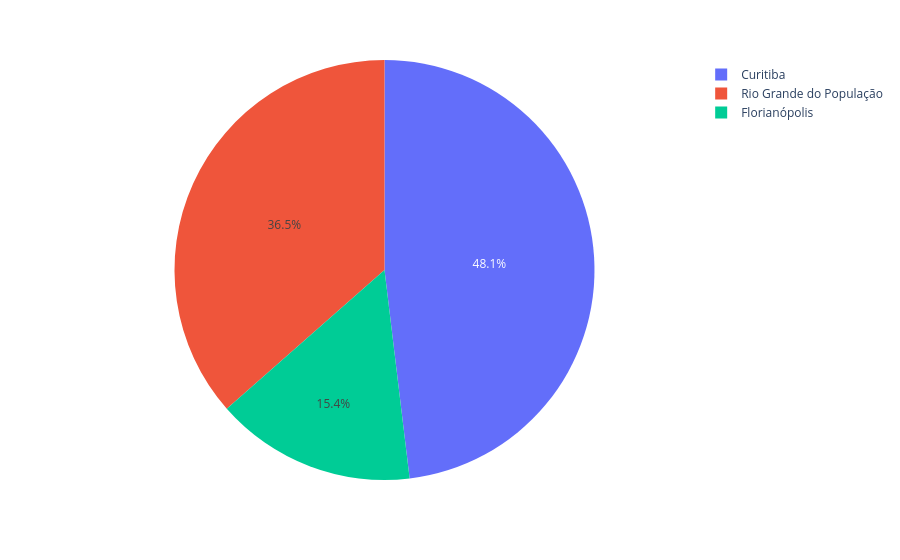
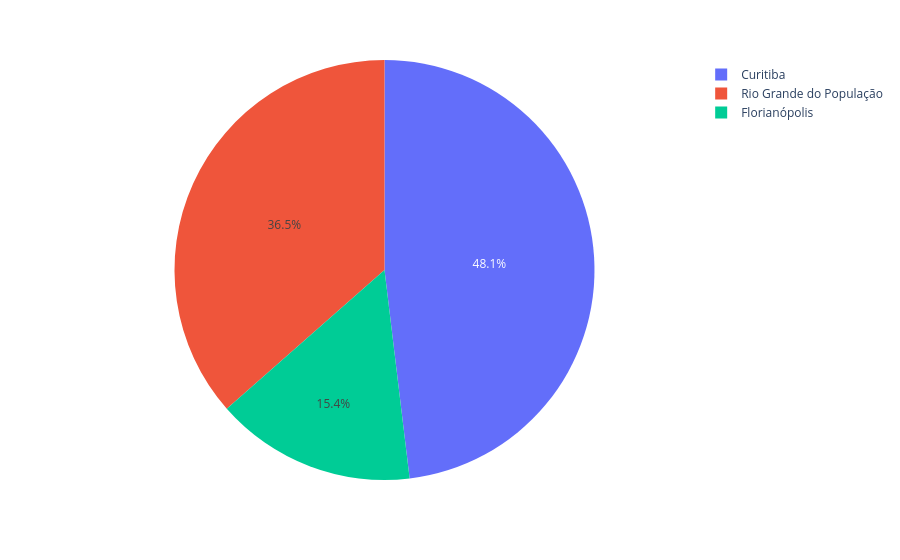

Notebook cell for these charts, in order:
### Markdown cell above
<h2>Plotly - Exercício 007 - Gráfico de Pizza.</h2>

### Code cell
import pandas as pd
import plotly.express as px

Capitais = ['Rio Grande do População','Florianópolis','Curitiba']
Populacao = [1388794,587486,1830795]
populacao_total = sum(Populacao)
populacao_percent = [(Populacao[0]/populacao_total),(Populacao[1]/populacao_total),(Populacao[2]/populacao_total)]
#print(populacao_percent)
tabela = {
    'Capitais':Capitais,
    'Percentual_Populacional':populacao_percent
}
df_tabela = pd.DataFrame(tabela)
figura = px.pie(df_tabela, values='Percentual_Populacional', names='Capitais')
figura2 = px.pie(df_tabela, values='Percentual_Populacional', names='Capitais')
figura.show()
figura2.show()

### Figure 1 — Plotly figure (JSON) as saved in the notebook; plotly's stock layout.template omitted (floating-point values rounded to 4 significant figures)
{"data": [{"domain": {"x": [0, 1], "y": [0, 1]}, "hovertemplate": "Capitais=%{label}<br>Percentual_Populacional=%{value}<extra></extra>", "labels": ["Rio Grande do População", "Florianópolis", "Curitiba"], "legendgroup": "", "name": "", "showlegend": true, "type": "pie", "values": [0.3648, 0.1543, 0.4809]}], "layout": {"autosize": true, "legend": {"tracegroupgap": 0}, "margin": {"t": 60}}}

### Figure 2 — Plotly figure (JSON) as saved in the notebook; plotly's stock layout.template omitted (floating-point values rounded to 4 significant figures)
{"data": [{"domain": {"x": [0, 1], "y": [0, 1]}, "hovertemplate": "Capitais=%{label}<br>Percentual_Populacional=%{value}<extra></extra>", "labels": ["Rio Grande do População", "Florianópolis", "Curitiba"], "legendgroup": "", "name": "", "showlegend": true, "type": "pie", "values": [0.3648, 0.1543, 0.4809]}], "layout": {"autosize": true, "legend": {"tracegroupgap": 0}, "margin": {"t": 60}}}
